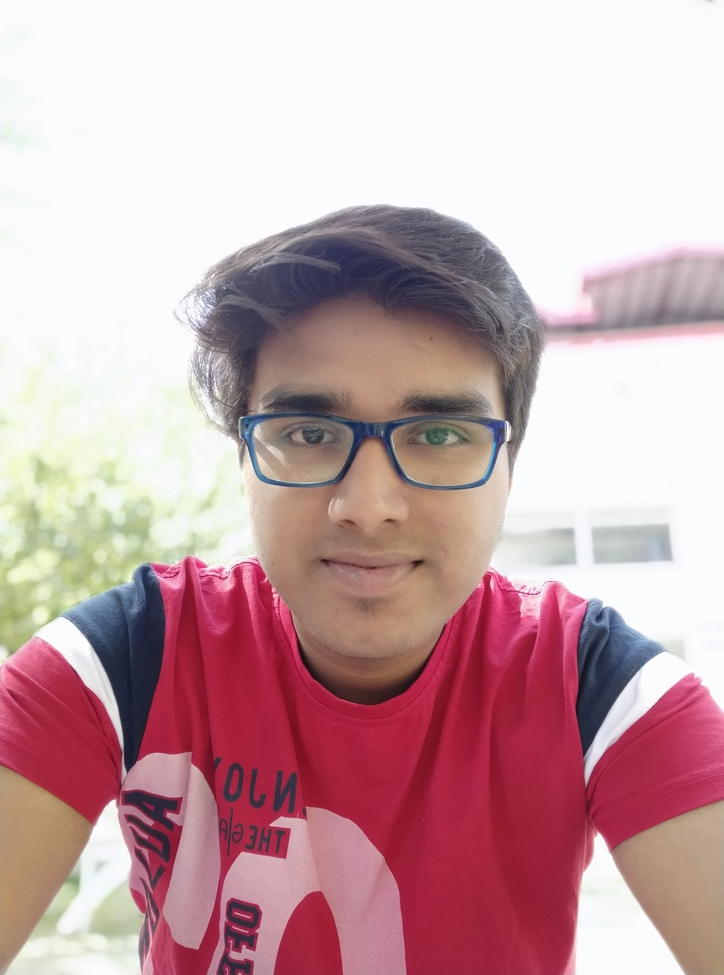
#> input picture 2.jpg, 724 x 975 px, shrunk from 3136 x 4224 before the run, given in place of the camera
$ jupyter execute Live_Video_Sketch.ipynb   (text cells are left out)
#> lines starting #> are read from the running program, lines starting #| are printed output that depends on the picture
#> further down, frame is the input picture: shape (975, 724, 3); mean B, G, R 169.6, 165.1, 198.9
[cell 1]
import cv2
import numpy as np

def sketch(image):
    # Convert image to grayscale
    img_gray = cv2.cvtColor(image, cv2.COLOR_BGR2GRAY)
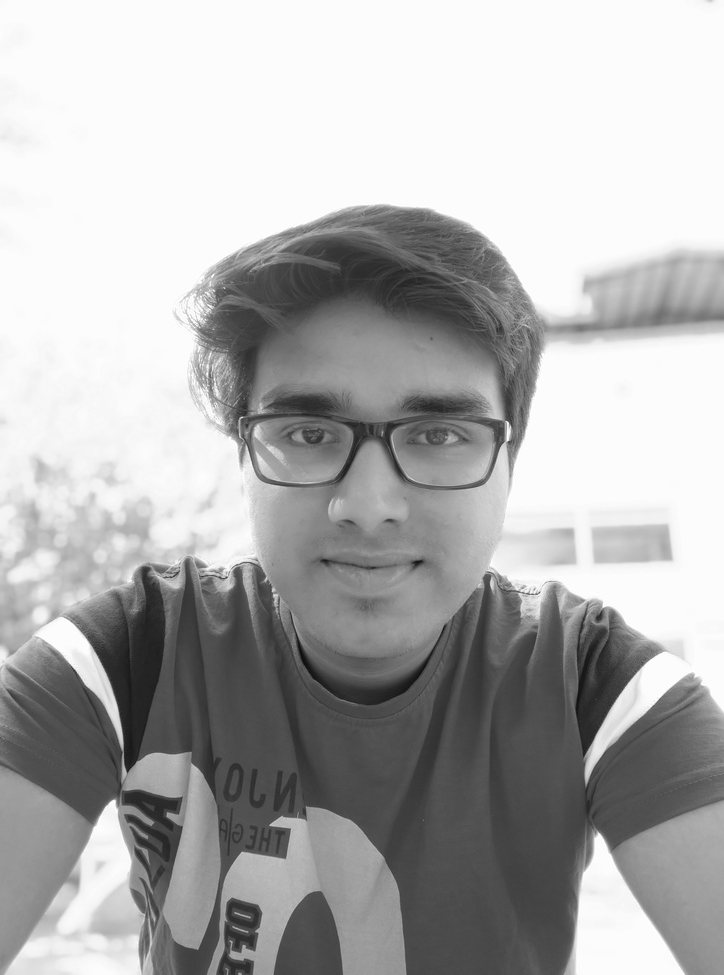
#> img_gray: shape (975, 724); min 11, max 255, mean 175.7
    # Clean up image using Guassian Blur
    img_gray_blur = cv2.GaussianBlur(img_gray, (5,5), 0)
    # Extract edges
    canny_edges = cv2.Canny(img_gray_blur, 50, 60)
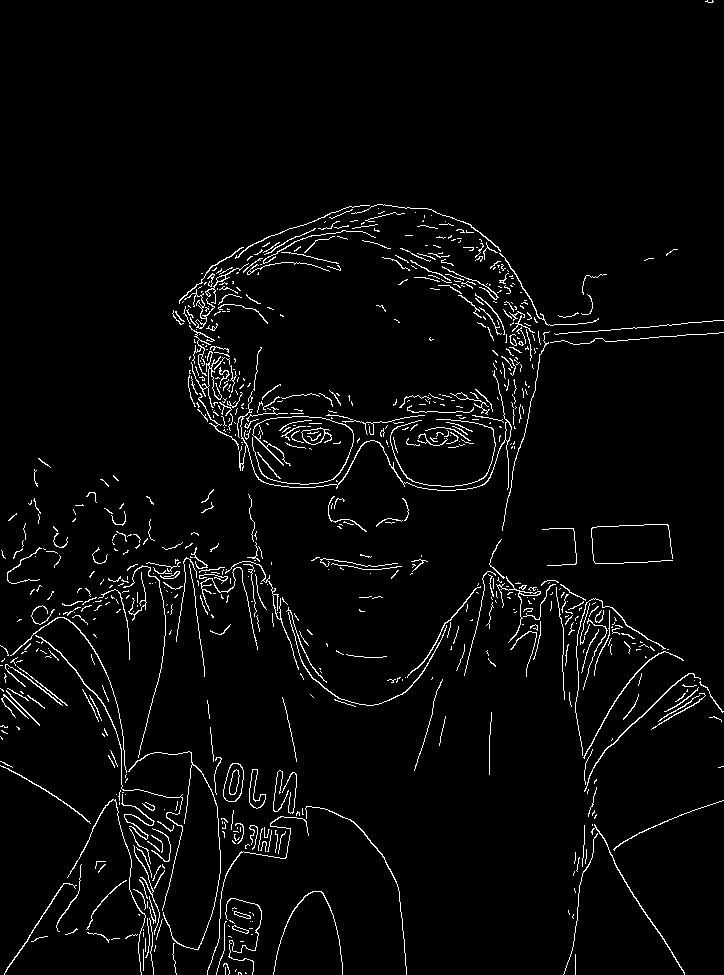
#> canny_edges: shape (975, 724); 3.3% white in thin lines or dots
    # Do an invert binarization of the image
    ret, mask = cv2.threshold(canny_edges, 70, 255, cv2.THRESH_BINARY_INV)
#> mask: shape (975, 724); 96.7% white; black in thin lines or dots
    return mask


cap = cv2.VideoCapture(0)

while True:
    ret, frame = cap.read()
    cv2.imshow('Our Live Sketcher', sketch(frame))
    if cv2.waitKey(1) == 13:
#> (key Esc is pressed here)
        break

cap.release()
cv2.destroyAllWindows()

$ run again, on 3.jpg
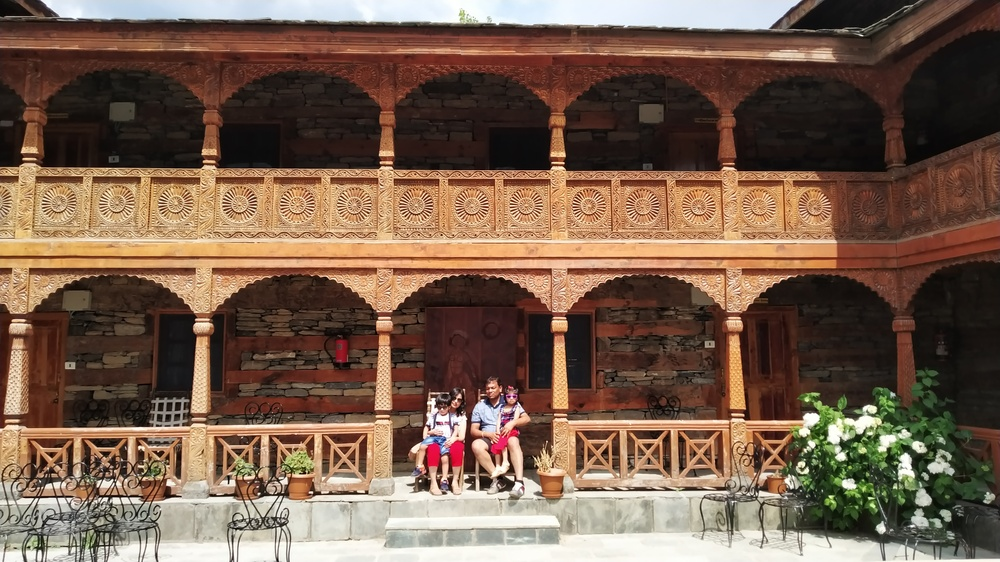
#> input picture 3.jpg, 1000 x 562 px, shrunk from 4000 x 2250 before the run, given in place of the camera
#> frame is the input picture: shape (562, 1000, 3); mean B, G, R 76.7, 93.9, 118.7
#> in sketch, `img_gray = cv2.cvtColor(image, cv2.COLOR_BGR2GRAY)`:
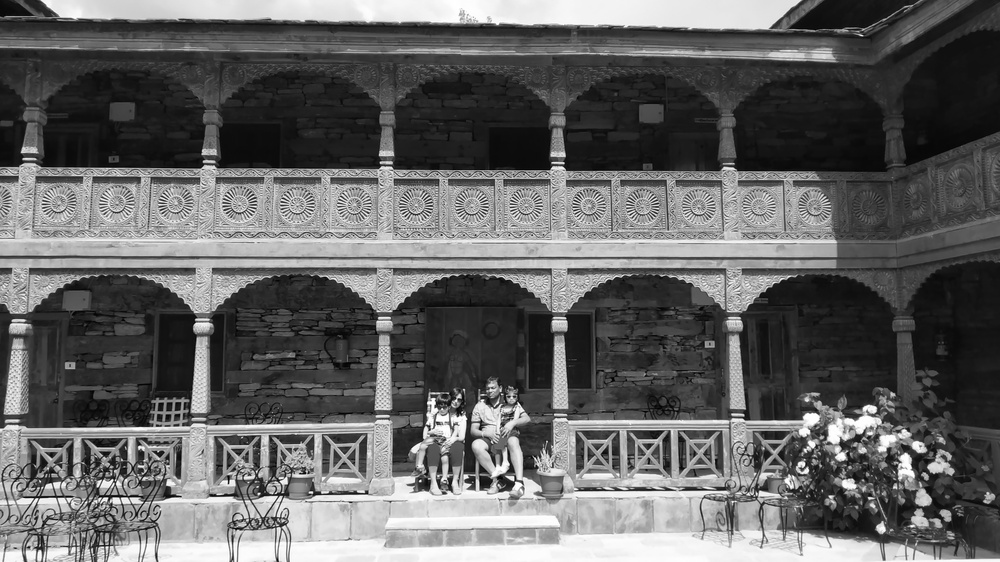
#> img_gray: shape (562, 1000); min 1, max 255, mean 99.4
#> in sketch, `canny_edges = cv2.Canny(img_gray_blur, 50, 60)`:
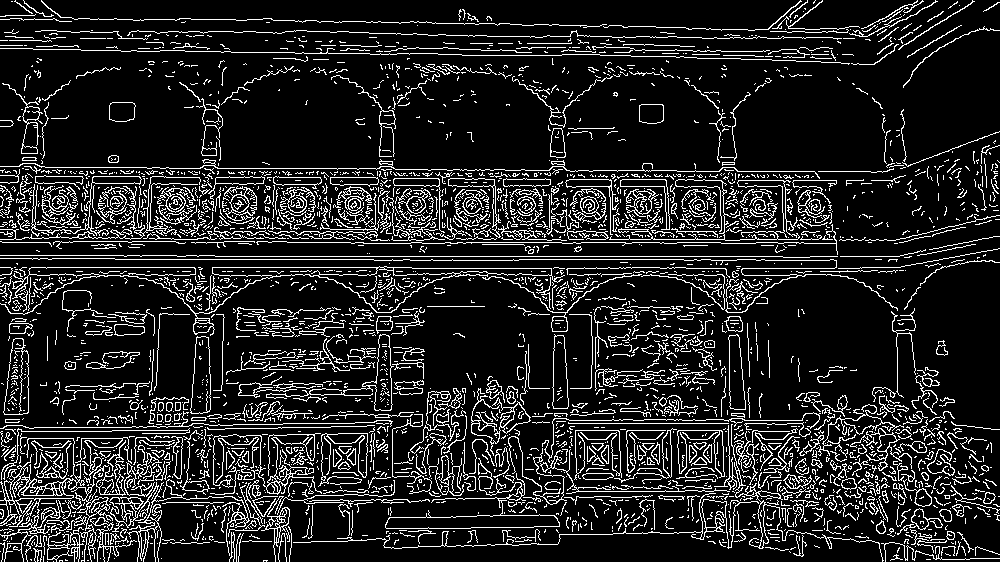
#> canny_edges: shape (562, 1000); 13.7% white in thin lines or dots
#> mask: shape (562, 1000); 86.3% white; black in thin lines or dots
